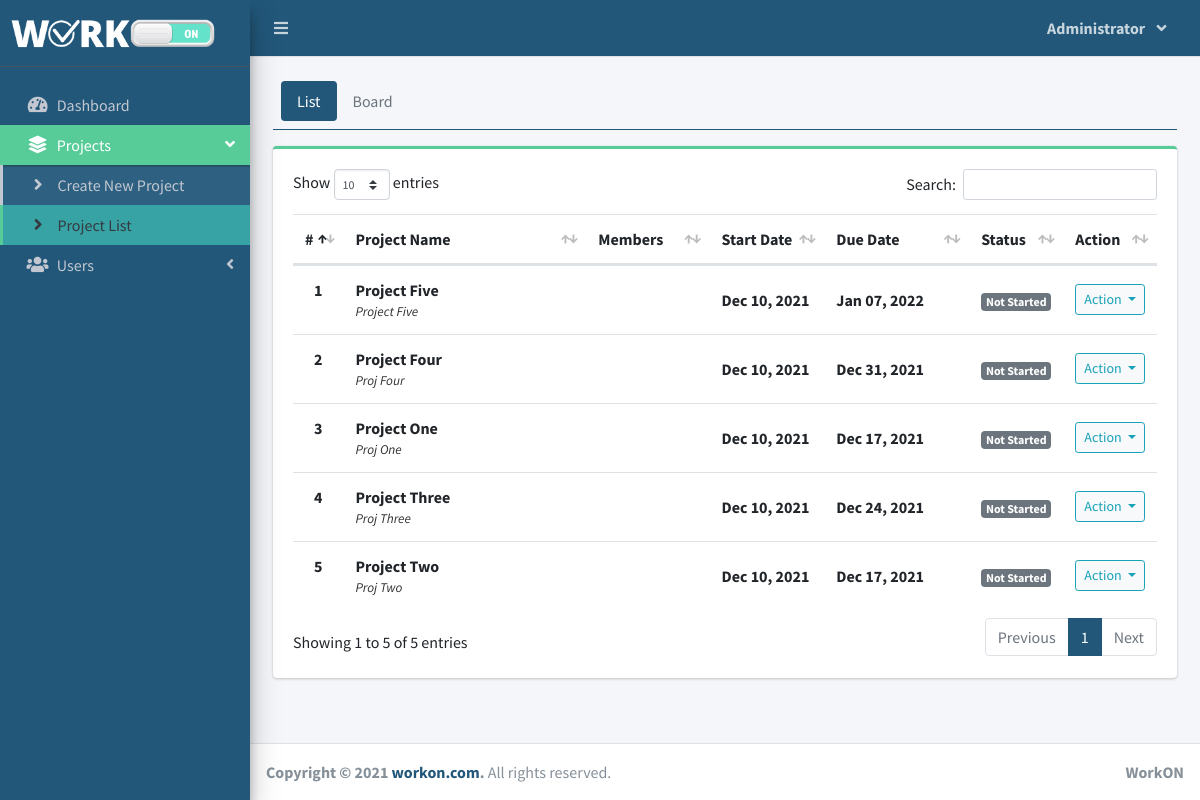
The app's page /index.php?page=project_list (signed in) with its own data.
### tables this page shows
CREATE TABLE `project_list` (
  `id` int(30) NOT NULL,
  `name` varchar(200) NOT NULL,
  `description` text NOT NULL,
  `status` tinyint(2) NOT NULL,
  `start_date` date NOT NULL,
  `end_date` date NOT NULL,
  `manager_id` int(30) NOT NULL,
  `user_ids` text NOT NULL,
  `project_url` longtext NOT NULL,
  `project_time_sheet` longtext NOT NULL,
  `project_files` longtext NOT NULL,
  `date_created` datetime NOT NULL DEFAULT current_timestamp()
);

### project_list.php (the view, shortened to what this page needs)
<?php include'db_connect.php' ?>
<div class="col-lg-12">
	<ul class="nav nav-pills ml-auto p-2">
		<li class="nav-item"><a class="nav-link active" href="#list" data-toggle="tab">List</a></li>
		<li class="nav-item"><a class="nav-link" href="#board" data-toggle="tab">Board</a></li>
	</ul>
	<hr class="border-primary mt-0 mb-3">
	<div class="tab-content" id="pills-tabContent">
		<div class="tab-pane active" id="list" role="tabpanel" aria-labelledby="pills-list-tab">
			<div class="card card-outline card-success">
				<div class="card-body">
					<div class="table-responsive">
						<table class="table tabe-hover table-condensed" id="data-list">
							<colgroup>
								<col width="5%">
								<col width="35%">
								<col width="15%">
								<col width="15%">
								<col width="20%">
								<col width="10%">
							</colgroup>
							<thead>
								<tr>
									<th class="text-center">#</th>
									<th>Project Name</th>
									<th class="">Members</th>
									<th>Start Date</th>
									<th>Due Date</th>
									<th>Status</th>
									<th>Action</th>
								</tr>
							</thead>
							<tbody>
								<?php
								$i = 1;
								$where = "";
								$qry = $conn->query("SELECT * FROM project_list $where order by name asc");
								while($row= $qry->fetch_assoc()):
									$trans = get_html_translation_table(HTML_ENTITIES,ENT_QUOTES);
									unset($trans["\""], $trans["<"], $trans[">"], $trans["<h2"]);
									$desc = strtr(html_entity_decode($row['description']),$trans);
									$desc=str_replace(array("<li>","</li>"), array("",", "), $desc);
								?>
								<tr>
									<th class="text-center"><?php echo $i++ ?></th>
									<td>
										<p><b><?php echo ucwords($row['name']) ?></b></p>
										<p class="truncate"><?php echo strip_tags($desc) ?></p>
									</td>
									<td class="">
									</td>
									<td><b><?php echo date("M d, Y",strtotime($row['start_date'])) ?></b></td>
									<td><b><?php echo date("M d, Y",strtotime($row['end_date'])) ?></b></td>
									<td class="text-center">
										<?php
										if($row['status'] == 1){
											echo "<span class='badge badge-secondary'>Not Started</span>";
										}elseif($row['status'] == 2){
										echo "<span class='badge badge-primary'>Started</span>";
										}elseif($row['status'] == 3){
										echo "<span class='badge badge-primary'>In Progress</span>";
										}elseif($row['status'] == 4){
										echo "<span class='badge badge-primary'>In Review</span>";
										}elseif($row['status'] == 5){
										echo "<span class='badge badge-primary'>Over Due</span>";
										}elseif($row['status'] == 6){
											echo "<span class='badge badge-success'>Completed</span>";
									}
										?>
									</td>
									<td class="text-center">
										<button type="button" class="btn btn-default btn-sm btn-round border-info wave-effect text-info dropdown-toggle" data-toggle="dropdown" aria-expanded="true">
										Action
										</button>
									</td>
								</tr>
							<?php endwhile; ?>
							</tbody>
						</table>
					</div>
				</div>
			</div>
		</div>
	</div>
</div>

### project_list.php (style rules this page uses)
table p { margin: unset !important; }
table td { vertical-align: middle !important }
.truncate { -webkit-line-clamp:1 !important; }

### records on screen
project_list: name "Project Five", description "Project Five", start_date "Dec 10, 2021", end_date "Jan 07, 2022", status "Not Started"
project_list: name "Project Four", description "Proj Four", start_date "Dec 10, 2021", end_date "Dec 31, 2021", status "Not Started"
project_list: name "Project One", description "Proj One", start_date "Dec 10, 2021", end_date "Dec 17, 2021", status "Not Started"
project_list: name "Project Three", description "Proj Three", start_date "Dec 10, 2021", end_date "Dec 24, 2021", status "Not Started"
project_list: name "Project Two", description "Proj Two", start_date "Dec 10, 2021", end_date "Dec 17, 2021", status "Not Started"

### other values on screen
$_SESSION['login_firstname'] "Administrator"
$_SESSION['system']['name'] "WorkON"
